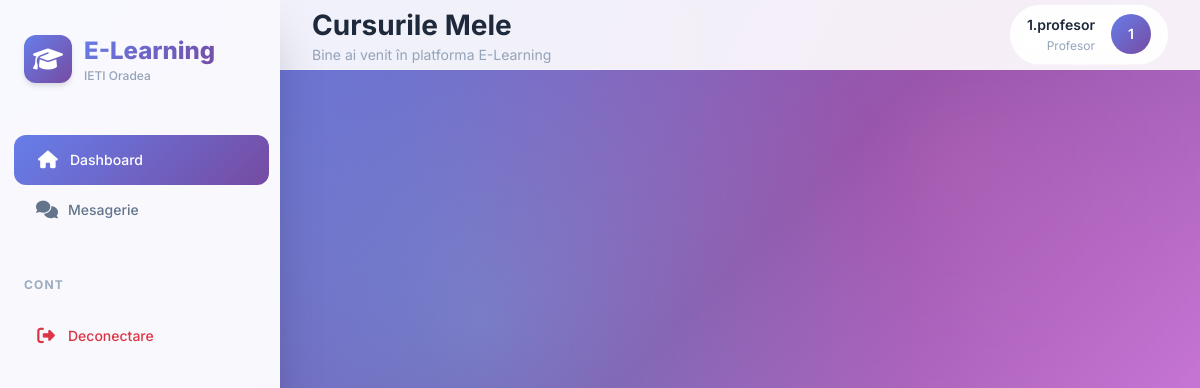
The app's page / (signed in) with its own data.
### models.py (models this page shows)
class User(UserMixin, db.Model):
    id = db.Column(db.Integer, primary_key=True)
    username = db.Column(db.String(150), unique=True, nullable=False)
    email = db.Column(db.String(150), unique=True, nullable=False)
    password = db.Column(db.String(150), nullable=False)
    role = db.Column(db.String(20), nullable=False, default='student')
    is_approved = db.Column(db.Boolean, default=False)
    reset_token = db.Column(db.String(100), nullable=True)
    reset_token_expiry = db.Column(db.DateTime, nullable=True)
    student_profile = db.relationship('Student', backref='user_account', uselist=False, cascade="all, delete-orphan")
    profesor_profile = db.relationship('Profesor', backref='user_account', uselist=False, cascade="all, delete-orphan")

### app.py (the view)
@app.route('/')
@login_required
def index():
    if current_user.role == 'student':
        s = Student.query.filter_by(user_id=current_user.id).first()
        if s:
            return redirect(url_for('academic.raport_student_general', student_id=s.id_student))
        else:
            return "Cont incomplet - contactați administratorul"
    if current_user.role == 'profesor':
        prof = Profesor.query.filter_by(user_id=current_user.id).first()
        materii = []
        if prof:
            materii = Disciplina.query.filter(
                or_(
                    Disciplina.id_titular == prof.id_profesor,
                    Disciplina.id_laborant == prof.id_profesor,
                    Disciplina.id_seminarist == prof.id_profesor,
                    Disciplina.id_proiectant == prof.id_profesor
                )
            ).all()
        return render_template('index_profesor.html', materii=materii, profesor=prof)
    studenti = Student.query.outerjoin(User).filter(User.is_approved == True).all()
    profesori = Profesor.query.outerjoin(User).filter(User.is_approved == True).all()
    return render_template('index.html', studenti=studenti, profesori=profesori)

### app.py (called while the page is built)
@login_manager.user_loader
def load_user(user_id):
    return User.query.get(int(user_id))

@app.before_request
def before_request():
    if current_user.is_authenticated and request.endpoint not in ['auth.login', 'auth.register', 'static']:
        pass  # Utilizatorul este autentificat, permite accesul
    elif request.endpoint not in ['auth.login', 'auth.register', 'auth.forgot_password', 'auth.reset_password', 'setup_admin', 'static'] and not current_user.is_authenticated:
        return redirect(url_for('auth.login'))

@app.after_request
def after_request(response):
    if current_user.is_authenticated and request.endpoint not in ['static']:
        response.headers['Cache-Control'] = 'no-cache, no-store, must-revalidate'
        response.headers['Pragma'] = 'no-cache'
        response.headers['Expires'] = '0'
    return response

### templates/index_profesor.html (shortened to what this page needs)
{% extends "base.html" %}
{% block page_title %}Cursurile Mele{% endblock %}
{% block content %}
<div class="row g-4">
    {% for d in materii %}
    <div class="col-xl-4 col-md-6">
    </div>
    {% else %}
    <div class="col-12 text-center py-5">
        <i class="fas fa-folder-open fa-3x text-muted mb-3"></i>
        <h5 class="text-muted">Nu aveți materii asignate.</h5>
    </div>
    {% endfor %}
</div>
{% endblock %}

### templates/base.html (shortened to what this page needs)
<!doctype html>
<html lang="ro">
<head>
    <link href="https://cdn.jsdelivr.net/npm/bootstrap@5.3.2/dist/css/bootstrap.min.css" rel="stylesheet">
    <link rel="stylesheet" href="https://cdnjs.cloudflare.com/ajax/libs/font-awesome/6.5.0/css/all.min.css">
    <link rel="stylesheet" href="https://cdn.jsdelivr.net/npm/animate.css@4.1.1/animate.min.css">
</head>
<body>
{% if current_user.is_authenticated %}
<nav class="sidebar">
    <div class="brand">
        <div class="brand-content">
            <div class="brand-icon">
                <i class="fas fa-graduation-cap"></i>
            </div>
            <div>
                <div class="brand-text">E-Learning</div>
                <div class="brand-subtitle">IETI Oradea</div>
            </div>
        </div>
    </div>
    <div class="nav-section">
        <a href="{{ url_for('index') }}" class="nav-link {{ 'active' if request.endpoint == 'index' else '' }}">
            <i class="fas fa-home"></i> Dashboard
        </a>
        <a href="{{ url_for('chat.chat_home') }}" class="nav-link {{ 'active' if 'chat' in request.endpoint else '' }}">
            <i class="fas fa-comments"></i> Mesagerie
        </a>
    </div>
    <div class="nav-section mt-auto">
        <div class="nav-title">Cont</div>
        <a href="{{ url_for('auth.logout') }}" class="nav-link text-danger">
            <i class="fas fa-sign-out-alt"></i> Deconectare
        </a>
    </div>
</nav>
{% endif %}
<main class="{{ 'main-content' if current_user.is_authenticated else '' }}">
    {% if current_user.is_authenticated and request.endpoint not in ['auth.login', 'auth.register'] %}
    <div class="header">
        <div>
            <div class="header-title">
                {% block page_title %}Dashboard{% endblock %}
            </div>
            <div class="header-subtitle">
                {% block page_subtitle %}Bine ai venit în platforma E-Learning{% endblock %}
            </div>
        </div>
        <div class="user-profile">
            <div class="user-info">
                <div class="user-name">{{ current_user.username }}</div>
                <div class="user-role">{{ current_user.role|capitalize }}</div>
            </div>
            <div class="user-avatar">
                {{ current_user.username[0]|upper }}
            </div>
        </div>
    </div>
    {% endif %}
    <div class="content">
        {% block content %}{% endblock %}
    </div>
</main>
</body>
</html>

### records on screen
User: username "1.profesor", role "Profesor", username "1"
